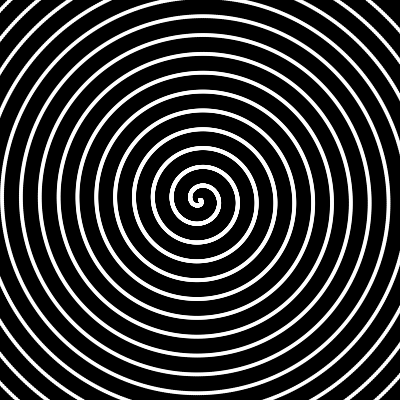
Frame 1 (no input)
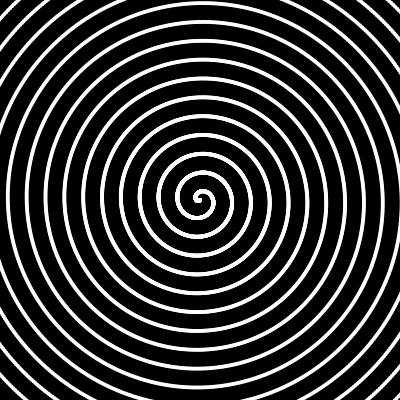
Frame 60 (the mouse pressed at the canvas centre just before this capture)
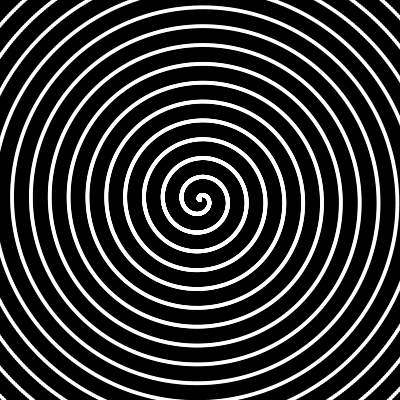
Frame 120 (the mouse held since frame 60 and released just before this capture)

The Processing sketch that drew these frames (run headless with seeded random() and noise(); from frame 60 on, the mouse is pressed at the canvas centre):

// Processing sketch: processing_152804
// ── processing_152804.pde

/*
  Nature of Code
  Exercise 3.4
*/

float animation = 0;

void setup() {
  size(400, 400);
  noStroke();
  fill(255);
}

void draw() {
  background(0);
  
  for (float r = 0, theta = 0; r < 280; r+= 0.03) {
    float x = r * cos(theta + animation);
    float y = r * sin(theta + animation);

    ellipse(x + width/2, y + height/2, 4, 4);
    theta += 0.01;
  }
  
  animation -= 0.5;
}
